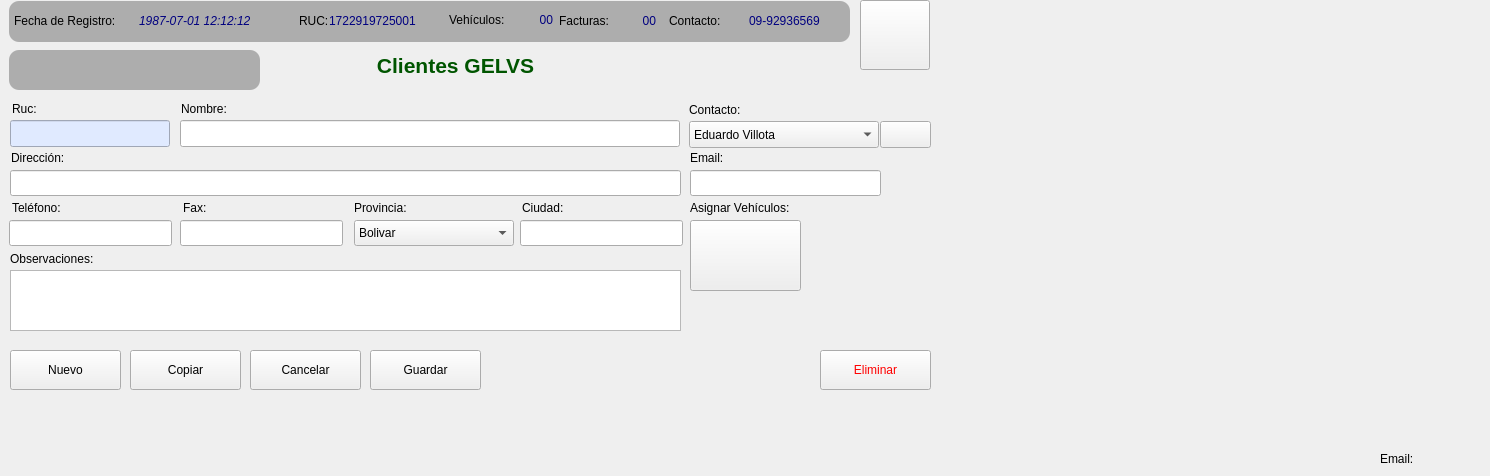
    <widget class="QWidget" name="tab_formulario">
     <attribute name="icon">
      <iconset>
       <normalon>:/Icons/icons/system_users.png</normalon>
      </iconset>
     </attribute>
     <attribute name="title">
      <string>Cliente</string>
     </attribute>
     <widget class="QFrame" name="frame">
      <property name="geometry">
       <rect>
        <x>9</x>
        <y>1</y>
        <width>841</width>
        <height>41</height>
       </rect>
      </property>
      <property name="styleSheet">
       <string notr="true">border-width: 2px;
border-radius: 10px;
border-color: black;
background-color: rgb(173, 173, 173);</string>
      </property>
      <property name="frameShape">
       <enum>QFrame::StyledPanel</enum>
      </property>
      <property name="frameShadow">
       <enum>QFrame::Raised</enum>
      </property>
      <widget class="QLabel" name="lbl_ruca">
       <property name="geometry">
        <rect>
         <x>290</x>
         <y>10</y>
         <width>40</width>
         <height>20</height>
        </rect>
       </property>
       <property name="text">
        <string>RUC:</string>
       </property>
      </widget>
      <widget class="QLabel" name="lbl_fecha_registroa">
       <property name="geometry">
        <rect>
         <x>5</x>
         <y>10</y>
         <width>131</width>
         <height>20</height>
        </rect>
       </property>
       <property name="styleSheet">
        <string notr="true"/>
       </property>
       <property name="text">
        <string>Fecha de Registro:</string>
       </property>
      </widget>
      <widget class="QLabel" name="lbl_fecha_registrob">
       <property name="geometry">
        <rect>
         <x>130</x>
         <y>10</y>
         <width>151</width>
         <height>20</height>
        </rect>
       </property>
       <property name="toolTip">
        <string>Fecha de Registro en el sistema</string>
       </property>
       <property name="text">
        <string>&lt;html&gt;&lt;head/&gt;&lt;body&gt;&lt;p&gt;&lt;span style=&quot; font-style:italic; color:#00007f;&quot;&gt;1987-07-01 12:12:12&lt;/span&gt;&lt;/p&gt;&lt;/body&gt;&lt;/html&gt;</string>
       </property>
      </widget>
      <widget class="QLabel" name="lbl_rucb">
       <property name="geometry">
        <rect>
         <x>320</x>
         <y>10</y>
         <width>120</width>
         <height>20</height>
        </rect>
       </property>
       <property name="toolTip">
        <string>Ruc del cliente</string>
       </property>
       <property name="text">
        <string>&lt;html&gt;&lt;head/&gt;&lt;body&gt;&lt;p&gt;&lt;span style=&quot; color:#00007f;&quot;&gt;1722919725001&lt;/span&gt;&lt;/p&gt;&lt;/body&gt;&lt;/html&gt;</string>
       </property>
      </widget>
      <widget class="QLabel" name="lbl_vehiculosa_2">
       <property name="geometry">
        <rect>
         <x>514</x>
         <y>9</y>
         <width>30</width>
         <height>20</height>
        </rect>
       </property>
       <property name="toolTip">
        <string>Numero de vehiculos del cliente</string>
       </property>
       <property name="text">
        <string>&lt;html&gt;&lt;head/&gt;&lt;body&gt;&lt;p align=&quot;right&quot;&gt;&lt;span style=&quot; color:#00007f;&quot;&gt;00&lt;/span&gt;&lt;/p&gt;&lt;/body&gt;&lt;/html&gt;</string>
       </property>
      </widget>
      <widget class="QLabel" name="lbl_vehiculosa">
       <property name="geometry">
        <rect>
         <x>440</x>
         <y>9</y>
         <width>80</width>
         <height>20</height>
        </rect>
       </property>
       <property name="text">
        <string>Vehículos:</string>
       </property>
      </widget>
      <widget class="QLabel" name="lbl_facturasa">
       <property name="geometry">
        <rect>
         <x>550</x>
         <y>10</y>
         <width>80</width>
         <height>20</height>
        </rect>
       </property>
       <property name="text">
        <string>Facturas:</string>
       </property>
      </widget>
      <widget class="QLabel" name="lbl_facturasa_2">
       <property name="geometry">
        <rect>
         <x>617</x>
         <y>10</y>
         <width>30</width>
         <height>20</height>
        </rect>
       </property>
       <property name="toolTip">
        <string>Numero de facturas del cliente</string>
       </property>
       <property name="text">
        <string>&lt;html&gt;&lt;head/&gt;&lt;body&gt;&lt;p align=&quot;right&quot;&gt;&lt;span style=&quot; color:#00007f;&quot;&gt;00&lt;/span&gt;&lt;/p&gt;&lt;/body&gt;&lt;/html&gt;</string>
       </property>
      </widget>
      <widget class="QLabel" name="lbl_contactoa">
       <property name="geometry">
        <rect>
         <x>660</x>
         <y>10</y>
         <width>80</width>
         <height>20</height>
        </rect>
       </property>
       <property name="text">
        <string>Contacto:</string>
       </property>
      </widget>
      <widget class="QLabel" name="lbl_contactob">
       <property name="geometry">
        <rect>
         <x>740</x>
         <y>10</y>
         <width>91</width>
         <height>20</height>
        </rect>
       </property>
       <property name="toolTip">
        <string>Numero de contacto del cliente</string>
       </property>
       <property name="text">
        <string>&lt;html&gt;&lt;head/&gt;&lt;body&gt;&lt;p&gt;&lt;span style=&quot; color:#00007f;&quot;&gt;09-92936569&lt;/span&gt;&lt;/p&gt;&lt;/body&gt;&lt;/html&gt;</string>
       </property>
      </widget>
     </widget>
     <widget class="QLabel" name="lbl_observaciones">
      <property name="geometry">
       <rect>
        <x>10</x>
        <y>250</y>
        <width>111</width>
        <height>17</height>
       </rect>
      </property>
      <property name="text">
       <string>Observaciones:</string>
      </property>
     </widget>
     <widget class="QPushButton" name="btn_guardar">
      <property name="geometry">
       <rect>
        <x>370</x>
        <y>350</y>
        <width>111</width>
        <height>40</height>
       </rect>
      </property>
      <property name="text">
       <string>Guardar</string>
      </property>
      <property name="icon">
       <iconset resource="polaris.qrc">
        <normaloff>:/Icons/icons/filesave.png</normaloff>:/Icons/icons/filesave.png</iconset>
      </property>
     </widget>
     <widget class="QPushButton" name="btn_cancelar">
      <property name="geometry">
       <rect>
        <x>250</x>
        <y>350</y>
        <width>111</width>
        <height>40</height>
       </rect>
      </property>
      <property name="text">
       <string>Cancelar</string>
      </property>
      <property name="icon">
       <iconset>
        <normaloff>:/Icons/icons/button_cancel.png</normaloff>
        <normalon>:/Icons/icons/mail_delete.png</normalon>:/Icons/icons/button_cancel.png</iconset>
      </property>
     </widget>
     <widget class="QPushButton" name="btn_copiar">
      <property name="geometry">
       <rect>
        <x>130</x>
        <y>350</y>
        <width>111</width>
        <height>40</height>
       </rect>
      </property>
      <property name="text">
       <string>Copiar</string>
      </property>
      <property name="icon">
       <iconset>
        <normaloff>:/Icons/icons/document_multiple.png</normaloff>
        <normalon>:/Icons/icons/editpaste.png</normalon>:/Icons/icons/document_multiple.png</iconset>
      </property>
     </widget>
     <widget class="QPushButton" name="btn_nuevo">
      <property name="geometry">
       <rect>
        <x>10</x>
        <y>350</y>
        <width>111</width>
        <height>40</height>
       </rect>
      </property>
      <property name="text">
       <string>Nuevo</string>
      </property>
      <property name="icon">
       <iconset>
        <normalon>:/Icons/icons/filenew.png</normalon>
       </iconset>
      </property>
     </widget>
     <widget class="QTextEdit" name="rtxt_observaciones">
      <property name="geometry">
       <rect>
        <x>10</x>
        <y>270</y>
        <width>671</width>
        <height>61</height>
       </rect>
      </property>
      <property name="toolTip">
       <string>Sirve para especificar fecha de entrega de factura entre otras</string>
      </property>
     </widget>
     <widget class="QPushButton" name="btn_home">
      <property name="geometry">
       <rect>
        <x>860</x>
        <y>0</y>
        <width>70</width>
        <height>70</height>
       </rect>
      </property>
      <property name="toolTip">
       <string>Regreasar al Panel de Control</string>
      </property>
      <property name="text">
       <string/>
      </property>
      <property name="icon">
       <iconset>
        <normalon>:/Icons/icons/folder_home2.png</normalon>
       </iconset>
      </property>
      <property name="iconSize">
       <size>
        <width>56</width>
        <height>56</height>
       </size>
      </property>
     </widget>
     <widget class="QPushButton" name="btn_primero">
      <property name="geometry">
       <rect>
        <x>17</x>
        <y>50</y>
        <width>41</width>
        <height>41</height>
       </rect>
      </property>
      <property name="toolTip">
       <string comment="Primer Registro">Primer registro</string>
      </property>
      <property name="text">
       <string/>
      </property>
      <property name="icon">
       <iconset>
        <normalon>:/Icons/icons/start.png</normalon>
       </iconset>
      </property>
      <property name="iconSize">
       <size>
        <width>32</width>
        <height>32</height>
       </size>
      </property>
      <property name="autoDefault">
       <bool>false</bool>
      </property>
      <property name="default">
       <bool>false</bool>
      </property>
      <property name="flat">
       <bool>true</bool>
      </property>
     </widget>
     <widget class="QPushButton" name="btn_anterior">
      <property name="geometry">
       <rect>
        <x>67</x>
        <y>50</y>
        <width>41</width>
        <height>41</height>
       </rect>
      </property>
      <property name="toolTip">
       <string>Registro anterior</string>
      </property>
      <property name="text">
       <string/>
      </property>
      <property name="icon">
       <iconset>
        <normalon>:/Icons/icons/previous.png</normalon>
       </iconset>
      </property>
      <property name="iconSize">
       <size>
        <width>32</width>
        <height>32</height>
       </size>
      </property>
      <property name="autoDefault">
       <bool>false</bool>
      </property>
      <property name="default">
       <bool>false</bool>
      </property>
      <property name="flat">
       <bool>true</bool>
      </property>
     </widget>
     <widget class="QPushButton" name="btn_siguiente">
      <property name="geometry">
       <rect>
        <x>157</x>
        <y>50</y>
        <width>41</width>
        <height>41</height>
       </rect>
      </property>
      <property name="toolTip">
       <string>Siguiente registro</string>
      </property>
      <property name="text">
       <string/>
      </property>
      <property name="icon">
       <iconset>
        <normalon>:/Icons/icons/forward.png</normalon>
       </iconset>
      </property>
      <property name="iconSize">
       <size>
        <width>32</width>
        <height>32</height>
       </size>
      </property>
      <property name="autoDefault">
       <bool>false</bool>
      </property>
      <property name="default">
       <bool>false</bool>
      </property>
      <property name="flat">
       <bool>true</bool>
      </property>
     </widget>
     <widget class="QPushButton" name="btn_ultimo">
      <property name="geometry">
       <rect>
        <x>207</x>
        <y>50</y>
        <width>41</width>
        <height>41</height>
       </rect>
      </property>
      <property name="toolTip">
       <string>Último Registro</string>
      </property>
      <property name="text">
       <string/>
      </property>
      <property name="icon">
       <iconset>
        <normalon>:/Icons/icons/finish.png</normalon>
       </iconset>
      </property>
      <property name="iconSize">
       <size>
        <width>32</width>
        <height>32</height>
       </size>
      </property>
      <property name="autoDefault">
       <bool>false</bool>
      </property>
      <property name="default">
       <bool>false</bool>
      </property>
      <property name="flat">
       <bool>true</bool>
      </property>
     </widget>
     <widget class="QPushButton" name="btn_recargar">
      <property name="geometry">
       <rect>
        <x>117</x>
        <y>50</y>
        <width>41</width>
        <height>41</height>
       </rect>
      </property>
      <property name="toolTip">
       <string>Recargar</string>
      </property>
      <property name="text">
       <string/>
      </property>
      <property name="icon">
       <iconset>
        <normalon>:/Icons/icons/reload.png</normalon>
       </iconset>
      </property>
      <property name="iconSize">
       <size>
        <width>40</width>
        <height>40</height>
       </size>
      </property>
      <property name="autoDefault">
       <bool>false</bool>
      </property>
      <property name="default">
       <bool>false</bool>
      </property>
      <property name="flat">
       <bool>true</bool>
      </property>
     </widget>
     <widget class="QFrame" name="frame_2">
      <property name="geometry">
       <rect>
        <x>9</x>
        <y>50</y>
        <width>251</width>
        <height>40</height>
       </rect>
      </property>
      <property name="styleSheet">
       <string notr="true">border-width: 2px;
border-radius: 10px;
border-color: black;
background-color: rgb(173, 173, 173);</string>
      </property>
      <property name="frameShape">
       <enum>QFrame::StyledPanel</enum>
      </property>
      <property name="frameShadow">
       <enum>QFrame::Raised</enum>
      </property>
     </widget>
     <widget class="QPushButton" name="btn_eliminar">
      <property name="geometry">
       <rect>
        <x>820</x>
        <y>350</y>
        <width>111</width>
        <height>40</height>
       </rect>
      </property>
      <property name="styleSheet">
       <string notr="true">color: rgb(255, 0, 0);

</string>
      </property>
      <property name="text">
       <string>Eliminar</string>
      </property>
      <property name="icon">
       <iconset>
        <normaloff>:/Icons/icons/button_cancel.png</normaloff>
        <normalon>:/Icons/icons/user_trash.png</normalon>:/Icons/icons/button_cancel.png</iconset>
      </property>
     </widget>
     <widget class="QLabel" name="lbl_nombre">
      <property name="geometry">
       <rect>
        <x>181</x>
        <y>100</y>
        <width>101</width>
        <height>17</height>
       </rect>
      </property>
      <property name="text">
       <string>Nombre:</string>
      </property>
     </widget>
     <widget class="QLineEdit" name="txt_nombre">
      <property name="geometry">
       <rect>
        <x>180</x>
        <y>120</y>
        <width>500</width>
        <height>27</height>
       </rect>
      </property>
      <property name="toolTip">
       <string>Ingrese el nombre del cliente</string>
      </property>
     </widget>
     <widget class="QLabel" name="lbl_ruc">
      <property name="geometry">
       <rect>
        <x>12</x>
        <y>100</y>
        <width>101</width>
        <height>17</height>
       </rect>
      </property>
      <property name="text">
       <string>Ruc:</string>
      </property>
     </widget>
     <widget class="QLineEdit" name="txt_ruc">
      <property name="geometry">
       <rect>
        <x>10</x>
        <y>120</y>
        <width>160</width>
        <height>27</height>
       </rect>
      </property>
      <property name="toolTip">
       <string>Ingrese numero de ruc del cliente</string>
      </property>
      <property name="styleSheet">
       <string notr="true">background-color: rgb(224, 234, 255);</string>
      </property>
     </widget>
     <widget class="QLabel" name="lbl_email">
      <property name="geometry">
       <rect>
        <x>690</x>
        <y>150</y>
        <width>101</width>
        <height>16</height>
       </rect>
      </property>
      <property name="text">
       <string>Email:</string>
      </property>
     </widget>
     <widget class="QLineEdit" name="txt_email">
      <property name="geometry">
       <rect>
        <x>690</x>
        <y>170</y>
        <width>191</width>
        <height>26</height>
       </rect>
      </property>
      <property name="toolTip">
       <string>Ingrese email del cliente</string>
      </property>
     </widget>
     <widget class="QLineEdit" name="txt_direccion">
      <property name="geometry">
       <rect>
        <x>10</x>
        <y>170</y>
        <width>671</width>
        <height>26</height>
       </rect>
      </property>
      <property name="toolTip">
       <string>Ingrese direccion del cliente</string>
      </property>
     </widget>
     <widget class="QLabel" name="lbl_direccion">
      <property name="geometry">
       <rect>
        <x>11</x>
        <y>150</y>
        <width>101</width>
        <height>16</height>
       </rect>
      </property>
      <property name="text">
       <string>Dirección:</string>
      </property>
     </widget>
     <widget class="QLabel" name="lbl_telefono">
      <property name="geometry">
       <rect>
        <x>12</x>
        <y>200</y>
        <width>101</width>
        <height>16</height>
       </rect>
      </property>
      <property name="text">
       <string>Teléfono:</string>
      </property>
     </widget>
     <widget class="QLineEdit" name="txt_telefono">
      <property name="geometry">
       <rect>
        <x>9</x>
        <y>220</y>
        <width>163</width>
        <height>26</height>
       </rect>
      </property>
      <property name="toolTip">
       <string>Ingrese numero del cliente</string>
      </property>
     </widget>
     <widget class="QLabel" name="lbl_clientes_gelvs">
      <property name="geometry">
       <rect>
        <x>360</x>
        <y>50</y>
        <width>191</width>
        <height>31</height>
       </rect>
      </property>
      <property name="toolTip">
       <string/>
      </property>
      <property name="text">
       <string>&lt;html&gt;&lt;head/&gt;&lt;body&gt;&lt;p align=&quot;center&quot;&gt;&lt;span style=&quot; font-size:16pt; font-weight:600; color:#005500;&quot;&gt;Clientes GELVS&lt;/span&gt;&lt;/p&gt;&lt;/body&gt;&lt;/html&gt;</string>
      </property>
     </widget>
     <widget class="QComboBox" name="cmb_contacto">
      <property name="geometry">
       <rect>
        <x>689</x>
        <y>121</y>
        <width>190</width>
        <height>27</height>
       </rect>
      </property>
      <property name="toolTip">
       <string>Contactos</string>
      </property>
      <item>
       <property name="text">
        <string>Eduardo Villota</string>
       </property>
      </item>
     </widget>
     <widget class="QLabel" name="lbl_contacto">
      <property name="geometry">
       <rect>
        <x>689</x>
        <y>101</y>
        <width>81</width>
        <height>17</height>
       </rect>
      </property>
      <property name="text">
       <string>Contacto:</string>
      </property>
     </widget>
     <widget class="QPushButton" name="btn_buscar_contacto">
      <property name="geometry">
       <rect>
        <x>880</x>
        <y>121</y>
        <width>51</width>
        <height>27</height>
       </rect>
      </property>
      <property name="toolTip">
       <string>Ver o buscar un contacto</string>
      </property>
      <property name="text">
       <string/>
      </property>
      <property name="icon">
       <iconset resource="polaris.qrc">
        <normaloff>:/Icons/icons/edit_find.png</normaloff>:/Icons/icons/edit_find.png</iconset>
      </property>
     </widget>
     <widget class="QLabel" name="label_20">
      <property name="geometry">
       <rect>
        <x>1380</x>
        <y>450</y>
        <width>101</width>
        <height>17</height>
       </rect>
      </property>
      <property name="text">
       <string>Email:</string>
      </property>
     </widget>
     <widget class="QLabel" name="lbl_fax">
      <property name="geometry">
       <rect>
        <x>183</x>
        <y>200</y>
        <width>101</width>
        <height>16</height>
       </rect>
      </property>
      <property name="text">
       <string>Fax:</string>
      </property>
     </widget>
     <widget class="QLineEdit" name="txt_fax">
      <property name="geometry">
       <rect>
        <x>180</x>
        <y>220</y>
        <width>163</width>
        <height>26</height>
       </rect>
      </property>
      <property name="toolTip">
       <string>Ingrese el fax del cliente</string>
      </property>
     </widget>
     <widget class="QLabel" name="lbl_provincia">
      <property name="geometry">
       <rect>
        <x>354</x>
        <y>200</y>
        <width>81</width>
        <height>16</height>
       </rect>
      </property>
      <property name="text">
       <string>Provincia:</string>
      </property>
     </widget>
     <widget class="QComboBox" name="cmb_provincia">
      <property name="geometry">
       <rect>
        <x>354</x>
        <y>220</y>
        <width>160</width>
        <height>26</height>
       </rect>
      </property>
      <property name="toolTip">
       <string>Provincias</string>
      </property>
      <item>
       <property name="text">
        <string>Bolivar</string>
       </property>
      </item>
      <item>
       <property name="text">
        <string>Cañar</string>
       </property>
      </item>
      <item>
       <property name="text">
        <string>Chimborazo</string>
       </property>
      </item>
      <item>
       <property name="text">
        <string>Cotopaxi</string>
       </property>
      </item>
      <item>
       <property name="text">
        <string>Guayas</string>
       </property>
      </item>
      <item>
       <property name="text">
        <string>Loja</string>
       </property>
      </item>
      <item>
       <property name="text">
        <string>Pichincha</string>
       </property>
      </item>
      <item>
       <property name="text">
        <string>Santo Domingo</string>
       </property>
      </item>
      <item>
       <property name="text">
        <string>Tungurahua</string>
       </property>
      </item>
     </widget>
     <widget class="QLineEdit" name="txt_cuidad">
      <property name="geometry">
       <rect>
        <x>520</x>
        <y>220</y>
        <width>163</width>
        <height>26</height>
       </rect>
      </property>
      <property name="toolTip">
       <string>Ingresar cuidad </string>
      </property>
     </widget>
     <widget class="QLabel" name="lbl_cuidad">
      <property name="geometry">
       <rect>
        <x>522</x>
        <y>200</y>
        <width>104</width>
        <height>16</height>
       </rect>
      </property>
      <property name="text">
       <string>Ciudad:</string>
      </property>
     </widget>
     <widget class="QPushButton" name="btn_asignar_vehiculo">
      <property name="geometry">
       <rect>
        <x>690</x>
        <y>220</y>
        <width>111</width>
        <height>71</height>
       </rect>
      </property>
      <property name="toolTip">
       <string>Ver mantenimientos realizados</string>
      </property>
      <property name="text">
       <string/>
      </property>
      <property name="icon">
       <iconset resource="polaris.qrc">
        <normaloff>:/Icons/icons/polaris.png</normaloff>:/Icons/icons/polaris.png</iconset>
      </property>
      <property name="iconSize">
       <size>
        <width>60</width>
        <height>60</height>
       </size>
      </property>
     </widget>
     <widget class="QLabel" name="label_asignar_vehiculos">
      <property name="geometry">
       <rect>
        <x>690</x>
        <y>200</y>
        <width>140</width>
        <height>16</height>
       </rect>
      </property>
      <property name="text">
       <string>Asignar Vehículos:</string>
      </property>
     </widget>
     <zorder>frame_2</zorder>
     <zorder>btn_siguiente</zorder>
     <zorder>btn_recargar</zorder>
     <zorder>btn_primero</zorder>
     <zorder>btn_anterior</zorder>
     <zorder>btn_ultimo</zorder>
     <zorder>frame</zorder>
     <zorder>lbl_observaciones</zorder>
     <zorder>btn_guardar</zorder>
     <zorder>btn_cancelar</zorder>
     <zorder>btn_copiar</zorder>
     <zorder>btn_nuevo</zorder>
     <zorder>rtxt_observaciones</zorder>
     <zorder>btn_home</zorder>
     <zorder>btn_eliminar</zorder>
     <zorder>lbl_nombre</zorder>
     <zorder>txt_nombre</zorder>
     <zorder>lbl_ruc</zorder>
     <zorder>txt_ruc</zorder>
     <zorder>lbl_email</zorder>
     <zorder>txt_email</zorder>
     <zorder>txt_direccion</zorder>
     <zorder>lbl_direccion</zorder>
     <zorder>lbl_telefono</zorder>
     <zorder>txt_telefono</zorder>
     <zorder>lbl_clientes_gelvs</zorder>
     <zorder>cmb_contacto</zorder>
     <zorder>lbl_contacto</zorder>
     <zorder>btn_buscar_contacto</zorder>
     <zorder>label_20</zorder>
     <zorder>lbl_fax</zorder>
     <zorder>txt_fax</zorder>
     <zorder>lbl_provincia</zorder>
     <zorder>cmb_provincia</zorder>
     <zorder>txt_cuidad</zorder>
     <zorder>lbl_cuidad</zorder>
     <zorder>btn_asignar_vehiculo</zorder>
     <zorder>label_asignar_vehiculos</zorder>
    </widget>
